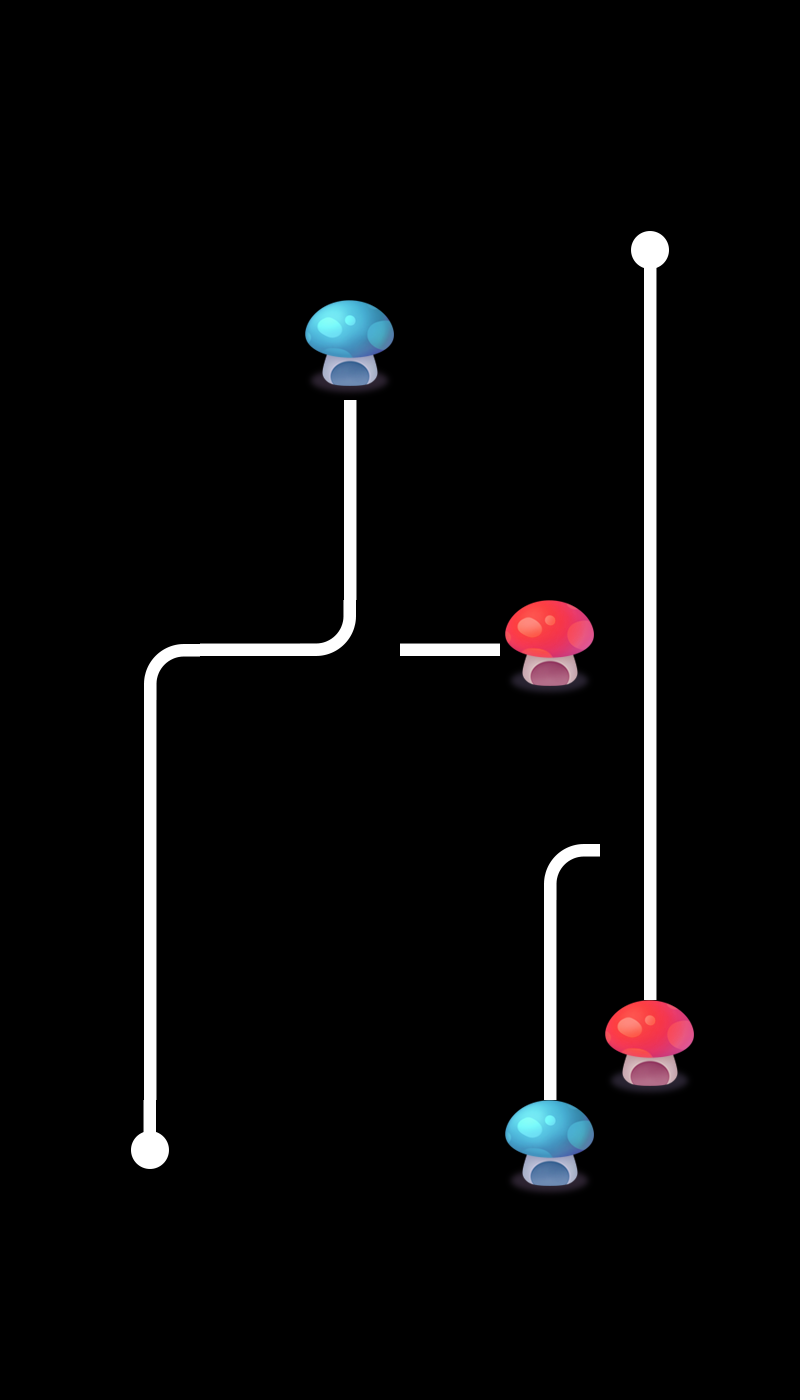

Tiled map render using the project's own tile images. Description and the map definition, with tile-layer contents summarised, below:
An orthogonal 8x14 tile map with 100x100 px tiles, 2 tile layers (layer0, layer1), 2 tilesets and 2 objects.

<map version="1.0" orientation="orthogonal" renderorder="right-down" width="8" height="14" tilewidth="100" tileheight="100" nextobjectid="3">
 <tileset firstgid="1" name="tiled" tilewidth="100" tileheight="100">
  <image source="tiled.png" width="500" height="400" />
 </tileset>
 <tileset firstgid="21" name="tiled" tilewidth="100" tileheight="100">
  <image source="tiled.png" width="500" height="400" />
 </tileset>
 <layer name="layer0" width="8" height="14">
  <data>[112 cells, 13 non-empty, 7 distinct tile ids]</data>
 </layer>
 <layer name="layer1" width="8" height="14">
  <data>[112 cells, 13 non-empty, 5 distinct tile ids]</data>
 </layer>
 <objectgroup name="object1">
  <object id="1" x="324.242" y="627.273" width="45.4545" height="45.4545">
   <properties>
    <property name="id" value="0" />
   </properties>
  </object>
  <object id="2" x="624.242" y="830.303" width="45.4545" height="39.3939">
   <properties>
    <property name="id" value="1" />
   </properties>
  </object>
 </objectgroup>
</map>
